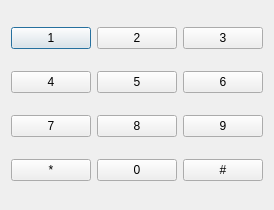
<ui version="4.0" >
 <class>dtmfDlg</class>
 <widget class="QDialog" name="dtmfDlg" >
  <property name="geometry" >
   <rect>
    <x>0</x>
    <y>0</y>
    <width>265</width>
    <height>210</height>
   </rect>
  </property>
  <property name="sizePolicy" >
   <sizepolicy vsizetype="Fixed" hsizetype="Fixed" >
    <horstretch>0</horstretch>
    <verstretch>0</verstretch>
   </sizepolicy>
  </property>
  <property name="maximumSize" >
   <size>
    <width>265</width>
    <height>210</height>
   </size>
  </property>
  <property name="contextMenuPolicy" >
   <enum>Qt::NoContextMenu</enum>
  </property>
  <property name="windowTitle" >
   <string>DTMF</string>
  </property>
  <layout class="QGridLayout" name="gridLayout" >
   <item row="0" column="0" >
    <widget class="QPushButton" name="oneBtn" >
     <property name="text" >
      <string>1</string>
     </property>
    </widget>
   </item>
   <item row="0" column="1" >
    <widget class="QPushButton" name="twoBtn" >
     <property name="text" >
      <string>2</string>
     </property>
    </widget>
   </item>
   <item row="0" column="2" >
    <widget class="QPushButton" name="threeBtn" >
     <property name="text" >
      <string>3</string>
     </property>
    </widget>
   </item>
   <item row="1" column="0" >
    <widget class="QPushButton" name="fourBtn" >
     <property name="text" >
      <string>4</string>
     </property>
    </widget>
   </item>
   <item row="1" column="1" >
    <widget class="QPushButton" name="fiveBtn" >
     <property name="text" >
      <string>5</string>
     </property>
    </widget>
   </item>
   <item row="1" column="2" >
    <widget class="QPushButton" name="sixBtn" >
     <property name="text" >
      <string>6</string>
     </property>
    </widget>
   </item>
   <item row="2" column="0" >
    <widget class="QPushButton" name="sevenBtn" >
     <property name="text" >
      <string>7</string>
     </property>
    </widget>
   </item>
   <item row="2" column="1" >
    <widget class="QPushButton" name="eightBtn" >
     <property name="text" >
      <string>8</string>
     </property>
    </widget>
   </item>
   <item row="2" column="2" >
    <widget class="QPushButton" name="nineBtn" >
     <property name="text" >
      <string>9</string>
     </property>
    </widget>
   </item>
   <item row="3" column="0" >
    <widget class="QPushButton" name="astBtn" >
     <property name="text" >
      <string>*</string>
     </property>
    </widget>
   </item>
   <item row="3" column="1" >
    <widget class="QPushButton" name="zeroBtn" >
     <property name="text" >
      <string>0</string>
     </property>
    </widget>
   </item>
   <item row="3" column="2" >
    <widget class="QPushButton" name="poundBtn" >
     <property name="text" >
      <string>#</string>
     </property>
    </widget>
   </item>
  </layout>
 </widget>
 <resources/>
 <connections/>
</ui>
